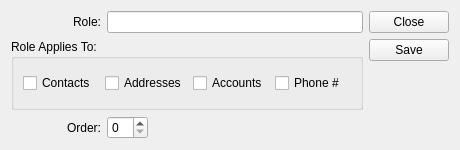
<?xml version="1.0" encoding="UTF-8"?>
<ui version="4.0">
 <comment>This file is part of the xTuple ERP: PostBooks Edition, a free and
open source Enterprise Resource Planning software suite,
Copyright (c) 1999-2017 by OpenMFG LLC, d/b/a xTuple.
It is licensed to you under the Common Public Attribution License
version 1.0, the full text of which (including xTuple-specific Exhibits)
is available at www.xtuple.com/CPAL.  By using this software, you agree
to be bound by its terms.</comment>
 <class>crmRole</class>
 <widget class="QWidget" name="crmRole">
  <property name="geometry">
   <rect>
    <x>0</x>
    <y>0</y>
    <width>460</width>
    <height>150</height>
   </rect>
  </property>
  <property name="minimumSize">
   <size>
    <width>460</width>
    <height>150</height>
   </size>
  </property>
  <property name="windowTitle">
   <string>CRM Role</string>
  </property>
  <layout class="QHBoxLayout" name="horizontalLayout">
   <item>
    <layout class="QGridLayout" name="gridLayout_2">
     <item row="1" column="0" colspan="2">
      <widget class="QGroupBox" name="_appliesTo">
       <property name="title">
        <string>Role Applies To:</string>
       </property>
       <layout class="QHBoxLayout" name="horizontalLayout_2">
        <item>
         <widget class="QCheckBox" name="_cntct">
          <property name="text">
           <string>Contacts</string>
          </property>
         </widget>
        </item>
        <item>
         <widget class="QCheckBox" name="_addr">
          <property name="text">
           <string>Addresses</string>
          </property>
         </widget>
        </item>
        <item>
         <widget class="QCheckBox" name="_account">
          <property name="text">
           <string>Accounts</string>
          </property>
         </widget>
        </item>
        <item>
         <widget class="QCheckBox" name="_phone">
          <property name="text">
           <string>Phone #</string>
          </property>
         </widget>
        </item>
       </layout>
      </widget>
     </item>
     <item row="0" column="0">
      <widget class="XLabel" name="_roleLit">
       <property name="minimumSize">
        <size>
         <width>90</width>
         <height>0</height>
        </size>
       </property>
       <property name="text">
        <string>Role:</string>
       </property>
       <property name="alignment">
        <set>Qt::AlignRight|Qt::AlignTrailing|Qt::AlignVCenter</set>
       </property>
      </widget>
     </item>
     <item row="0" column="1">
      <widget class="XLineEdit" name="_role">
       <property name="focusPolicy">
        <enum>Qt::StrongFocus</enum>
       </property>
      </widget>
     </item>
     <item row="2" column="1">
      <layout class="QHBoxLayout" name="horizontalLayout_3">
       <item>
        <widget class="XSpinBox" name="_order"/>
       </item>
       <item>
        <spacer name="horizontalSpacer">
         <property name="orientation">
          <enum>Qt::Horizontal</enum>
         </property>
         <property name="sizeHint" stdset="0">
          <size>
           <width>40</width>
           <height>20</height>
          </size>
         </property>
        </spacer>
       </item>
      </layout>
     </item>
     <item row="2" column="0">
      <widget class="XLabel" name="_orderLit">
       <property name="text">
        <string>Order:</string>
       </property>
       <property name="alignment">
        <set>Qt::AlignRight|Qt::AlignTrailing|Qt::AlignVCenter</set>
       </property>
      </widget>
     </item>
    </layout>
   </item>
   <item>
    <layout class="QVBoxLayout" name="verticalLayout">
     <item>
      <widget class="QPushButton" name="_close">
       <property name="text">
        <string>Close</string>
       </property>
       <property name="shortcut">
        <string>Esc</string>
       </property>
      </widget>
     </item>
     <item>
      <widget class="QPushButton" name="_save">
       <property name="text">
        <string>Save</string>
       </property>
       <property name="shortcut">
        <string>Return</string>
       </property>
      </widget>
     </item>
     <item>
      <spacer name="verticalSpacer">
       <property name="orientation">
        <enum>Qt::Vertical</enum>
       </property>
       <property name="sizeHint" stdset="0">
        <size>
         <width>20</width>
         <height>40</height>
        </size>
       </property>
      </spacer>
     </item>
    </layout>
   </item>
  </layout>
 </widget>
 <customwidgets>
  <customwidget>
   <class>XLabel</class>
   <extends>QLabel</extends>
   <header>xlabel.h</header>
  </customwidget>
  <customwidget>
   <class>XLineEdit</class>
   <extends>QLineEdit</extends>
   <header>xlineedit.h</header>
   <container>1</container>
  </customwidget>
  <customwidget>
   <class>XSpinBox</class>
   <extends>QSpinBox</extends>
   <header>xspinbox.h</header>
  </customwidget>
 </customwidgets>
 <resources/>
 <connections/>
</ui>
